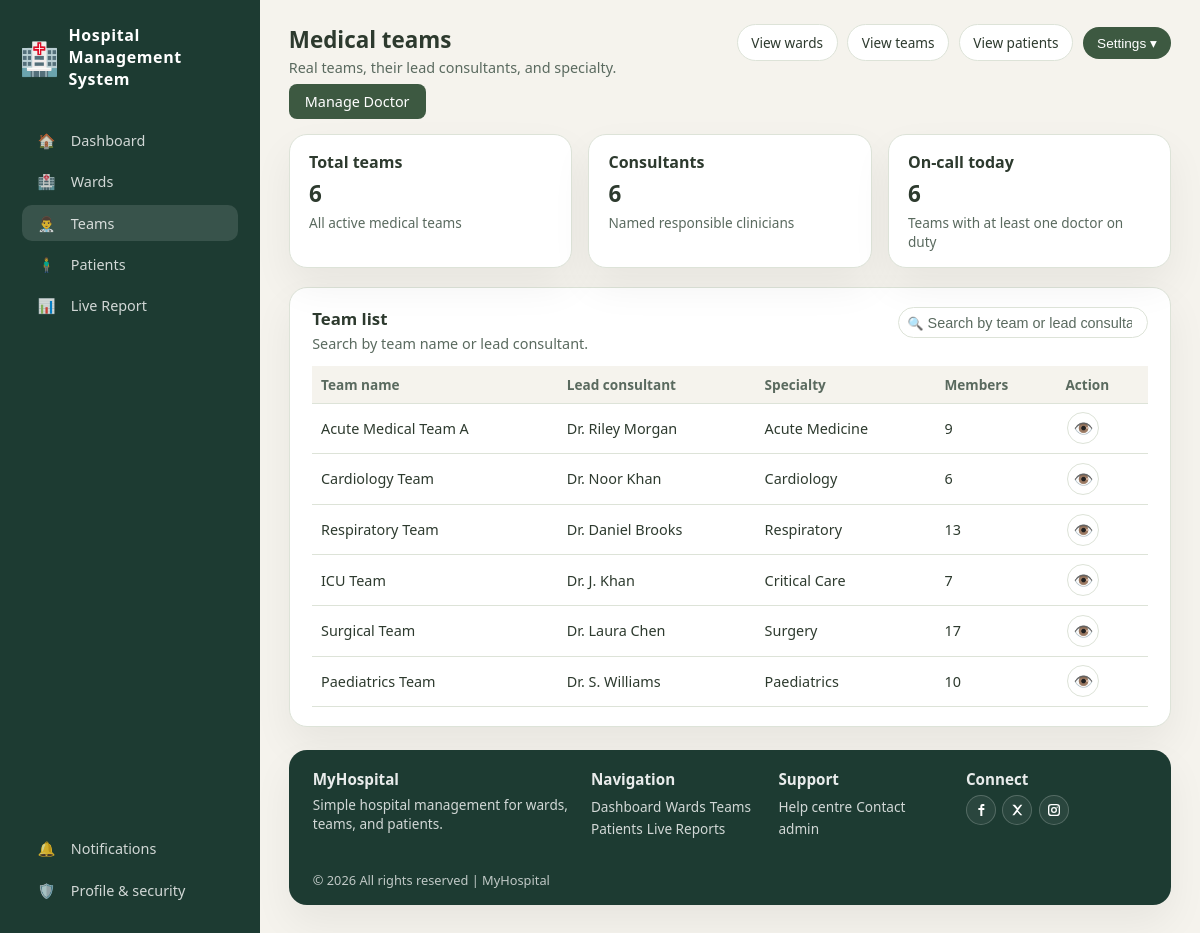
Page /teams (signed in) on the earlier database version.
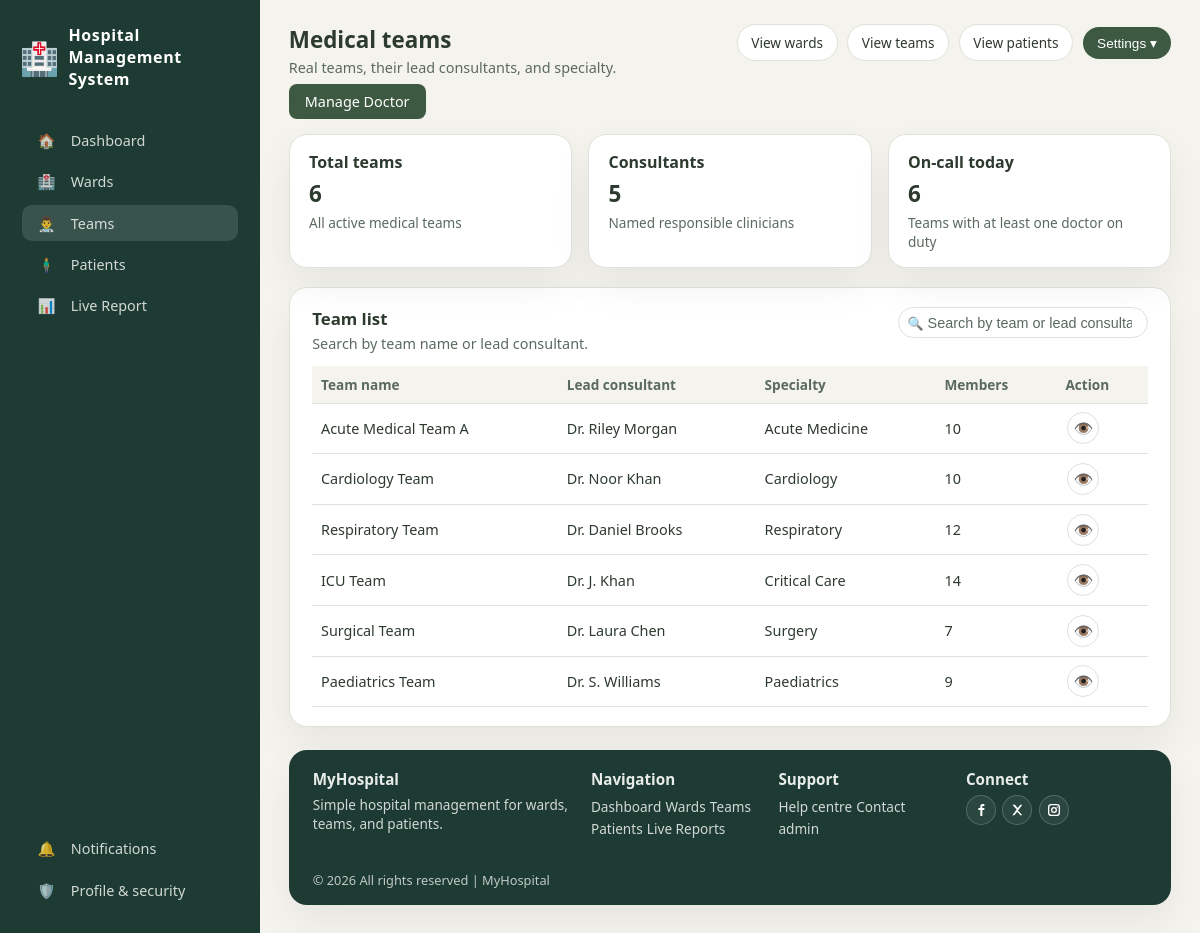
Same page on the later database version.
### tables this page shows
CREATE TABLE teams (
            id INTEGER PRIMARY KEY AUTOINCREMENT,
            name TEXT NOT NULL,
            specialty TEXT NOT NULL,
            members INTEGER DEFAULT 0,
            lead TEXT,
            created_at TIMESTAMP DEFAULT CURRENT_TIMESTAMP
        );

### app.py (the view)
@app.route("/teams")
@login_required
def teams_page():
    conn = get_db_connection()
    teams = conn.execute("SELECT * FROM teams ORDER BY created_at DESC").fetchall()
    teams_with_counts = []
    for team in teams:
        member_count = conn.execute(
            "SELECT COUNT(*) FROM doctors WHERE team_id = ?", (team['id'],)
        ).fetchone()[0]
        teams_with_counts.append({
            'id': team['id'],
            'name': team['name'],
            'specialty': team['specialty'],
            'lead': team['lead'],
            'members': member_count
        })
    consultants_count = conn.execute(
        "SELECT COUNT(*) FROM doctors WHERE grade LIKE '%Consultant%'"
    ).fetchone()[0]
    teams_oncall = conn.execute("""
        SELECT COUNT(DISTINCT t.id)
        FROM teams t
        JOIN doctors d ON d.team_id = t.id
        WHERE d.on_duty = 1
    """).fetchone()[0]
    conn.close()
    return render_template("teams.html", teams=teams_with_counts,
                           consultants_count=consultants_count,
                           teams_oncall=teams_oncall)

### app.py (called while the page is built)
@app.context_processor
def inject_user():
    return dict(user_role=session.get('role'), user_id=session.get('user_id'))

def login_required(f):
    @wraps(f)
    def decorated(*args, **kwargs):
        if not session.get("user_id"):
            return redirect(url_for("login_page"))
        return f(*args, **kwargs)
    return decorated

def get_db_connection():
    conn = sqlite3.connect(DATABASE_PATH)
    conn.row_factory = sqlite3.Row
    return conn

### templates/teams.html (shortened to what this page needs)
{% extends "base.html" %}
{% block extra_css %}
<link rel="stylesheet" href="/static/css/teams.css">
{% endblock %}
{% block active_teams %}active{% endblock %}
{% block page_title %}Medical teams{% endblock %}
{% block page_subtitle %}Real teams, their lead consultants, and specialty.{% endblock %}
{% block top_actions %}
{{ super() }}
{% endblock %}
{% block content %}
<section class="action-buttons-section">
  <div class="action-buttons-container">
    {% if user_role == 'admin' %}
    <a href="/manage-doctors" class="primary-btn">Manage Doctor</a>
    {% endif %}
  </div>
</section>
<br>
<section class="summary-row">
  <article class="summary-card">
    <h2>Total teams</h2>
    <p class="summary-value">{{ teams|length }}</p>
    <p class="summary-label">All active medical teams</p>
  </article>
  <article class="summary-card">
    <h2>Consultants</h2>
    <p class="summary-value">{{ consultants_count }}</p>
    <p class="summary-label">Named responsible clinicians</p>
  </article>
  <article class="summary-card">
    <h2>On‑call today</h2>
    <p class="summary-value">{{ teams_oncall }}</p>
    <p class="summary-label">Teams with at least one doctor on duty</p>
  </article>
</section>
<section class="table-card">
  <div class="table-card-header">
    <div>
      <h2>Team list</h2>
      <p>Search by team name or lead consultant.</p>
    </div>
    <div class="table-actions">
      <div class="search-wrapper">
        <span class="search-icon">🔍</span>
        <input type="text" id="teamSearch" placeholder="Search by team or lead consultant..." autocomplete="off" />
      </div>
    </div>
  </div>
  <div class="table-scroll">
    <table class="data-table" id="teamsTable">
      <thead>
        <tr>
          <th>Team name</th>
          <th>Lead consultant</th>
          <th>Specialty</th>
          <th>Members</th>
          <th>Action</th>
        </tr>
      </thead>
      <tbody>
        {% for team in teams %}
        <tr>
          <td><a href="/team/{{ team.id }}">{{ team.name }}</a></td>
          <td>{{ team.lead if team.lead else '—' }}</td>
          <td>{{ team.specialty }}</td>
          <td>{{ team.members }}</td>
          <td><a href="/team/{{ team.id }}" class="btn-action btn-view" title="View Details">👁️</a></td>
        </tr>
        {% endfor %}
      </tbody>
    </table>
  </div>
</section>
<br>
{% endblock %}

Differences in the rows shown:
changed teams "Acute Medical Team A": members "9" → "10"
changed teams "Cardiology Team": members "6" → "10"
changed teams "Respiratory Team": members "13" → "12"
changed teams "ICU Team": members "7" → "14"
changed teams "Surgical Team": members "17" → "7"
changed teams "Paediatrics Team": members "10" → "9"
Other differences:
{{ consultants_count }}: "6" → "5"
